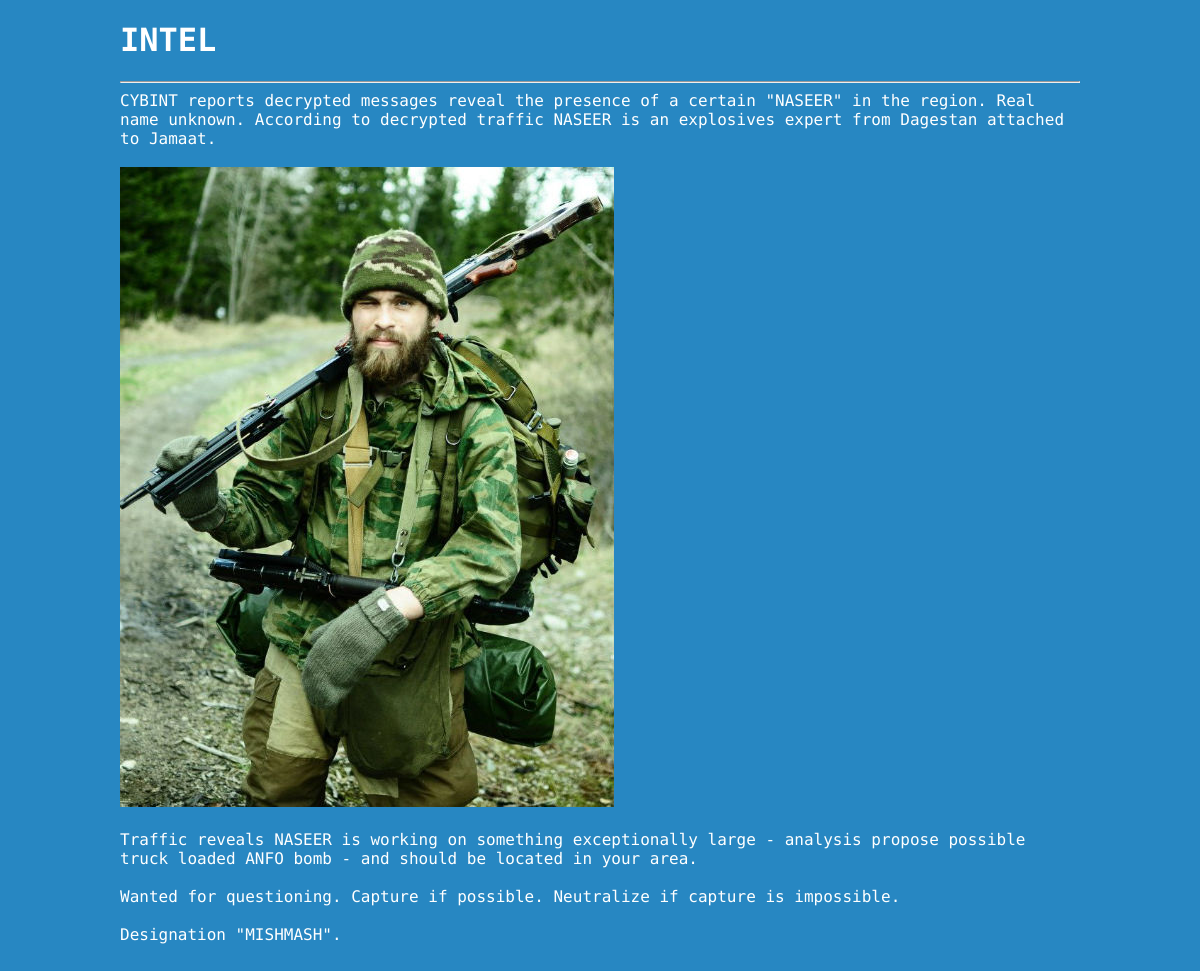
/App/artemis/assets/templates/intel.php?id=3, run on the app's committed database.
### tables this page shows
CREATE TABLE IF NOT EXISTS `intel` (
  `id` int(11) NOT NULL AUTO_INCREMENT,
  `title` varchar(255) NOT NULL,
  `type` varchar(255) NOT NULL,
  `body` text NOT NULL,
  `sent` tinyint(4) NOT NULL DEFAULT '0',
  `sent_date` datetime NOT NULL,
  PRIMARY KEY (`id`)
);

### App/artemis/assets/templates/intel.php (the view, shortened to what this page needs)
<?php require_once 'assets/templates/header.php'; ?>
<div id="main" role="main">
<h1>INTEL</h1>
<hr>
<?php
if (@$_GET["id"]) {
$sql = "SELECT * FROM intel WHERE sent=1 AND id=".(int)$_GET["id"];
$res = mysql_query($sql);
echo nl2br(@mysql_result($res,0,"body"));
die();
}
?>
<?php require_once 'assets/templates/footer.php'; ?>

### App/artemis/assets/css/style.css (style rules this page uses)
html, body { height: 100%; min-height: 100%; }
body { background-color:#2787c2; background-image:url('../img/gradient.png') repeat-x; background-size: cover; font-family: "Share Tech Mono", Arial, sans-serif; }
#main { width: 960px; margin: 0 auto; }
h1,h2,h3,h4,h5,h6,input { font-family: "Share Tech Mono", Arial, Helvetica; }
h1,h2,h3,h4,h5,h6,body { color:white; }

### data on the page
intel: body "CYBINT reports decrypted messages reveal the presence of a certain \"NASEER\" in the region. Real name unknown. According to decrypted traffic NASEER is an explosives expert from Dagestan attached to Jamaat. Traffic reveals NASEER is working on something exceptionally large - analysis propose possible truck loaded ANFO bomb - and should be located in your area. Wanted for questioning. Capture if possible. Neutralize if capture is impossible. Designation \"MISHMASH\".", body (picture)
